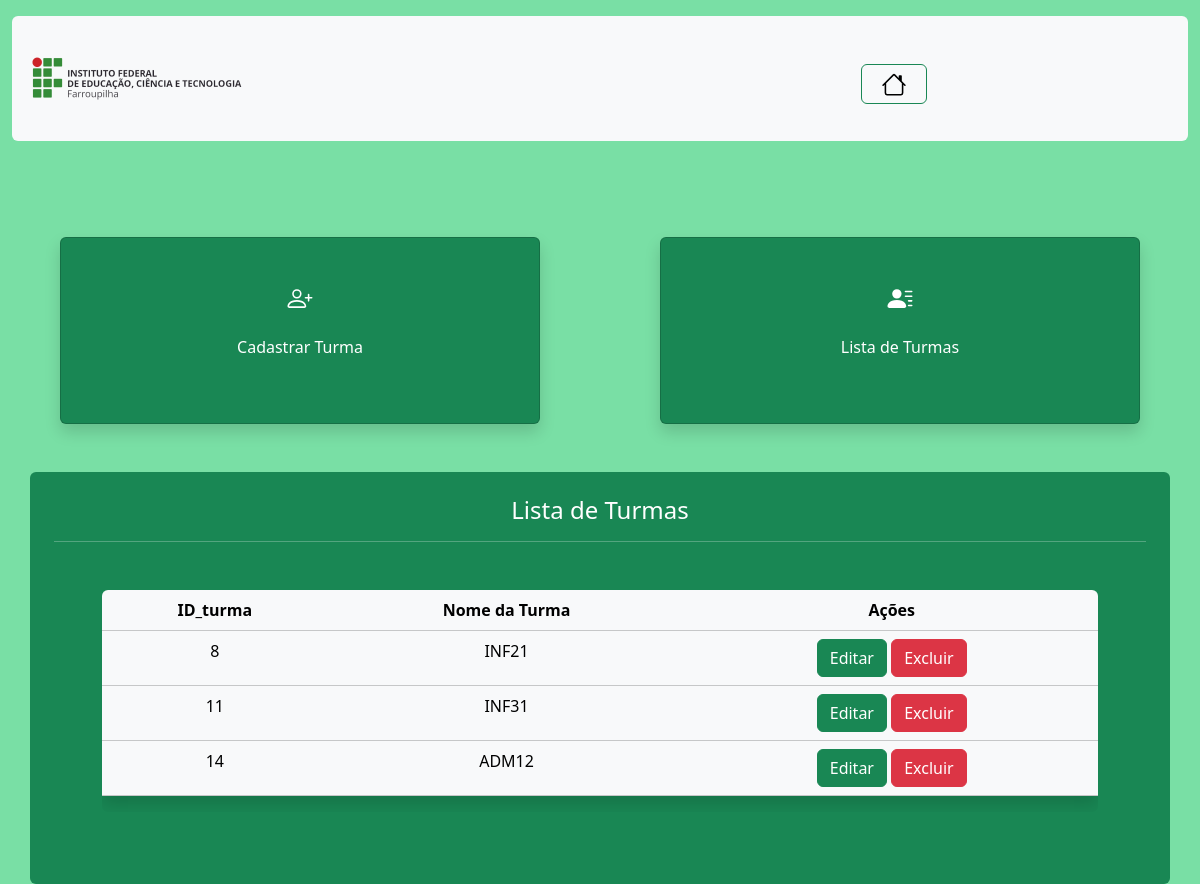
Screenshot of /Turma/index_turma.php?page=listar (signed in) with the database file from the repository.
### tables this page shows
CREATE TABLE IF NOT EXISTS `turma` (
  `ID_turma` int NOT NULL AUTO_INCREMENT,
  `nome_turma` char(6) NOT NULL,
  PRIMARY KEY (`ID_turma`)
);

### Turma/listar_turma.php (the view, shortened to what this page needs)
<div class="container-sm rounded p-4 text-bg-success text-center">
    <h4>Lista de Turmas</h4>
    <hr>
    <?php
        $sql = "SELECT * FROM turma";
        $result = $connect->query($sql);
        $qtLinhas = $result->num_rows;
        if($qtLinhas > 0){
            print "<div class='rounded table-responsive text-center m-5'>";
            print "<table class='table table-light table-hover shadow'>";
            print "<tr>";
            print "<th> ID_turma </td>";
            print "<th> Nome da Turma</th>";
            print "<th> Ações </th>";
            print "</tr>";
            while($row = $result->fetch_object()){
            print "<tr>";
            print "<td>" . $row->ID_turma . "</td>";
            print "<td>" . $row->nome_turma . "</td>";
            print "<td>
                    <button onclick=\"location.href='?page=editar&ID_turma=".$row->ID_turma. "';\" class='btn btn-success'>Editar</button>
                    <button onclick=\"if(confirm('Tem Certeza de que Deseja Excluir esta Turma?'))
                    {location.href='?page=salvar&acao=excluir&ID_turma=".$row->ID_turma. "';}
                    else{false;}\" class='btn btn-danger'>Excluir</button>
                    </td>";
            print "</tr>";
            }
            print "</table>";
            print "</div>";
        } else {
            print "<p class='alert alert-danger'>Não Foraram Encontrados Resultados!</p>";
        }
    ?>
</div>

### rows the page displays
turma: ID_turma "8", nome_turma "INF21"
turma: ID_turma "11", nome_turma "INF31"
turma: ID_turma "14", nome_turma "ADM12"
